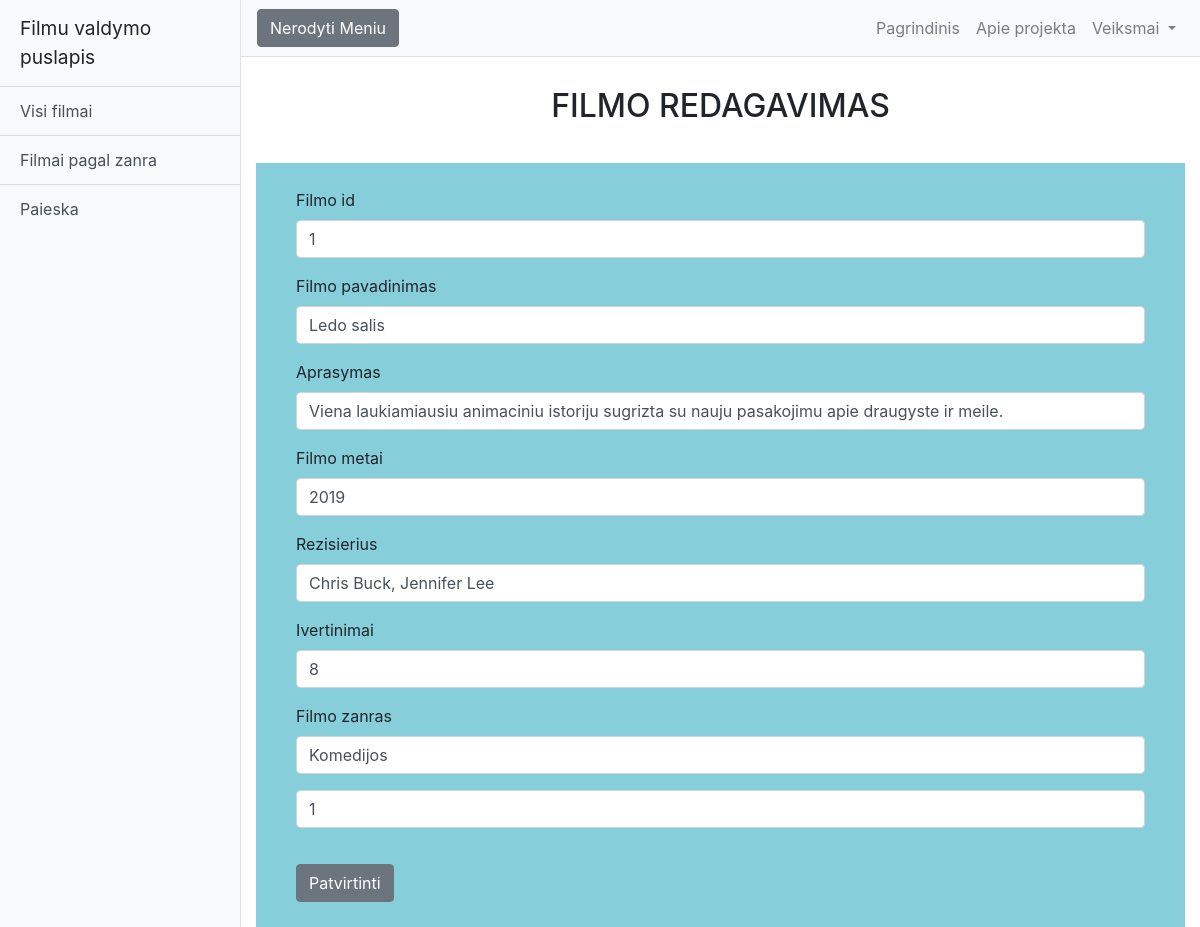
Page /?page=filmu-redagavimas&id=1 (signed in) on the committed database.
### tables this page shows
CREATE TABLE `lentele_filmai` (
  `id` int(30) NOT NULL,
  `pavadinimas` varchar(45) DEFAULT NULL,
  `aprasymas` varchar(200) DEFAULT NULL,
  `metai` varchar(45) DEFAULT NULL,
  `rezisierius` varchar(45) DEFAULT NULL,
  `imdb` varchar(45) DEFAULT NULL,
  `genre_id` varchar(45) DEFAULT NULL
);

CREATE TABLE `lentele_zanrai` (
  `id` int(30) NOT NULL,
  `pavadinimas` varchar(200) DEFAULT NULL
);

### index.php (called while the page is built, shortened)
<?php
require_once 'inc/functions.php';
require_once "templates/".activeTemplate."/index.view.php";

### inc/functions.php (called while the page is built, shortened)
<?php
function connectionDB(){
    global $host, $db, $username, $password, $options;
    $dsn = "mysql:host=$host;dbname=$db";
    try{
        $conn = new PDO($dsn, $username, $password, $options);
    } catch (PDOException $e){
        echo $e->getMessage();
        exit;
    } return $conn;
}
function updateFilm(){
    $conn = connectionDB();
    try {
        if($conn){
            $kuriUpdatinam = $_GET['id'];
            $stmt = $conn->query("SELECT lentele_filmai.id, lentele_filmai.pavadinimas, lentele_filmai.aprasymas,
                              lentele_filmai.metai, lentele_filmai.rezisierius, lentele_filmai.imdb,
                              lentele_zanrai.id as zanro_id, lentele_zanrai.pavadinimas AS zanroPavadinimas
                              FROM lentele_filmai
                              INNER JOIN lentele_zanrai ON lentele_filmai.genre_id=lentele_zanrai.id
                              WHERE lentele_filmai.id = $kuriUpdatinam");
            $filmas = $stmt->fetch();
        }
    } catch (PDOException $e) {
        echo $e->getMessage();
    } return $filmas;
}

### templates/main/pages/update_film.page.php (the view, shortened to what this page needs)
<?php session_start();
if($_SESSION['vardas'] == "admin"):
?>
<?php
$filmas = updateFilm($_GET['id']);
?>
<h2>Filmo redagavimas</h2>
<div class="container add-film">
    <form method="post" class = "add-film-form">
        <div class="form-group">
            <label for="id">Filmo id</label>
            <input type="text" class="form-control" id="id" name="id"  value="<?=$filmas['id']; ?>">
        </div>
        <div class="form-group">
            <label for="pavadinimas">Filmo pavadinimas</label>
            <input type="text" class="form-control" id="pavadinimas" name="pavadinimas"  value="<?=$filmas['pavadinimas']; ?>">
        </div>
        <div class="form-group">
            <label for="aprasymas">Aprasymas</label>
            <input type="text" class="form-control" id="aprasymas" name="aprasymas" value="<?=$filmas['aprasymas']; ?>">
        </div>
        <div class="form-group">
            <label for="metai">Filmo metai</label>
            <input type="text" class="form-control" id="metai" name="metai"  value="<?=$filmas['metai']; ?>">
        </div>
        <div class="form-group">
            <label for="rezisierius">Rezisierius</label>
            <input type="text" class="form-control" id="rezisierius" name="rezisierius" value="<?=$filmas['rezisierius']; ?>">
        </div>
        <div class="form-group">
            <label for="ivertinimai">Ivertinimai</label>
            <input type="text" class="form-control" id="imdb" name="imdb" value="<?=$filmas['imdb']; ?>">
        </div>
        <div class="form-group">
            <label for="zanras">Filmo zanras</label>
            <input type="text" class="form-control" id="zanras" name="zanras"  value="<?=$filmas['zanroPavadinimas']; ?>">
        </div>
        <div class="form-group">
            <input type="text" class="form-control" id="zanroID" name="zanroID"  value="<?=$filmas['zanro_id']; ?>">
        </div>
        <div class = "add-film-button">
            <button type="submit" name="submit" class="btn btn-secondary">Patvirtinti</button>
        </div>
    </form>
</div>
<?php else:?>
    <?php header('Location:'.path.'?page=prisijungti'); ?>
<?php endif;?>

### templates/main/css/styles.css (style rules this page uses)
h2 { text-align: center; text-transform: uppercase; padding: 30px; }
.add-film, .add-genre { background-color: #86cfda; }
.add-film-form, .add-genre-form { padding: 25px; }
.add-film-button, .add-genre-button { padding-top: 20px; }

### templates/main/css/simple-sidebar.css (style rules this page uses)
body { overflow-x: hidden; }

### rows in the picture
lentele_filmai: id "1", pavadinimas "Ledo salis", aprasymas "Viena laukiamiausiu animaciniu istoriju sugrizta su nauju pasakojimu apie draugyste ir meile.", metai "2019", rezisierius "Chris Buck, Jennifer Lee", imdb "8", zanras "Komedijos", zanroID "1"

### other values in the picture
$siteName "Filmu valdymo puslapis"
$tab "Visi filmai"
$tab "Filmai pagal zanra"
$tab "Paieska"
$navigation "Pagrindinis"
$navigation "Apie projekta"
